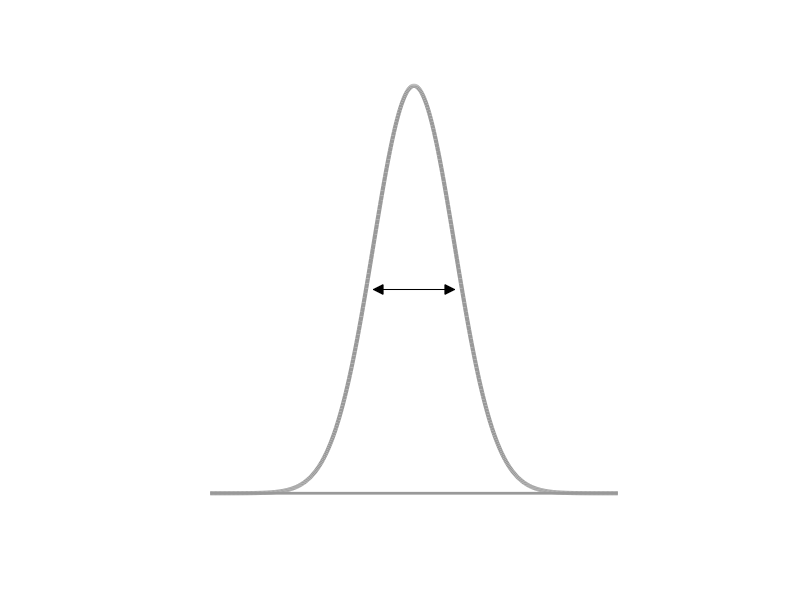

Source code (MATLAB): (Note: this script raises an error after producing the figure.)
%% ============================================================
%   IDEAL PSTH ILLUSTRATION
%   Generates a smooth bell curve to explain Peak and Duration
%% ============================================================
clear; 

% 1. Define the Gaussian (Bell Curve) parameters
x = linspace(-50, 50, 500); % Time axis (e.g., milliseconds)
mu = 0;                     % Center of the peak
sigma = 10;                 % Width/Spread of the curve
A = 100;                    % Peak amplitude (e.g., Spikes/s)

save_figure = 1;
% Calculate the curve
y = A * exp(-(x - mu).^2 / (2 * sigma^2));

% 2. Setup the Figure
% figure('Color', 'w', 'Position', [200, 200, 550, 400]);
fig1 = figure('Units', 'centimeters', 'Position', [2, 2, 8.8, 8], 'Color', 'w');
hold on;

% 3. Plot the Baseline (Gray solid line)
plot([-50 50], [0 0], 'Color', [0.6 0.6 0.6], 'LineWidth', 2);

% 4. Plot the Ideal PSTH Curve (Thick Yellow line)
% plot(x, y, 'Color', [0.95 0.8 0.2], 'LineWidth', 4);
plot(x, y, 'Color', [0.6 0.6 0.6], 'LineWidth', 3);

% 5. Add "Peak" Annotation (Dashed vertical line)
% plot([mu mu], [0 A], '--', 'Color', [0.95 0.8 0.2], 'LineWidth', 2);
% scatter(mu, A, 50, [0.95 0.8 0.2], 'filled'); % Dot at the top

% plot([mu mu], [0 A], '--', 'Color', [0 0 0], 'LineWidth', 1);
% scatter(mu, A, 50, [0 0 0], 'filled'); % Dot at the top
% text(mu + 2, A, 'Peak Spike Rate', 'FontSize', 12, 'FontName', 'Arial', 'FontWeight', 'bold');

% 6. Add "Duration" Annotation (Horizontal double-arrow)
% Let's use the Full-Width at Half-Maximum (FWHM) as the "Duration" example
half_max = A / 2;
x_left = mu - sqrt(-2 * sigma^2 * log(0.5));
x_right = mu + sqrt(-2 * sigma^2 * log(0.5));

% Draw the line
plot([x_left+3 x_right-3], [half_max half_max], '-k', 'LineWidth', 0.75);

% Draw the left and right arrowheads
plot(x_left+3, half_max, '<k', 'MarkerSize', 7, 'MarkerFaceColor', 'k');
plot(x_right-3, half_max, '>k', 'MarkerSize', 7, 'MarkerFaceColor', 'k');

% Add the text
% text(mu, half_max + 6, 'Response Duration', 'HorizontalAlignment', 'center', 'FontSize', 9, 'FontName', 'Arial');

% 7. Clean up the aesthetics (Remove standard axes to look like a diagram)
axis off; 
axis square;
ylim([-10 110]); % Give it some breathing room


% 8. SAVE THE DIAGRAM
if save_figure
    save_dir = '/Users/xiaofan/Desktop/PhD Study/Paper/IEEE_TBME/Figures/Figure3/Sample';
    
    % Ensure the directory exists
    if ~exist(save_dir, 'dir')
        mkdir(save_dir);
    end
    
    % Set the filename
    filename = fullfile(save_dir, 'Ideal_PSTH_Diagram.tiff');
    
    % Export at 600 DPI for IEEE Publication
    exportgraphics(gcf, filename, 'Resolution', 600, 'BackgroundColor', 'w');
    
    fprintf('>>> Diagram successfully saved to:\n%s\n', filename);
end
